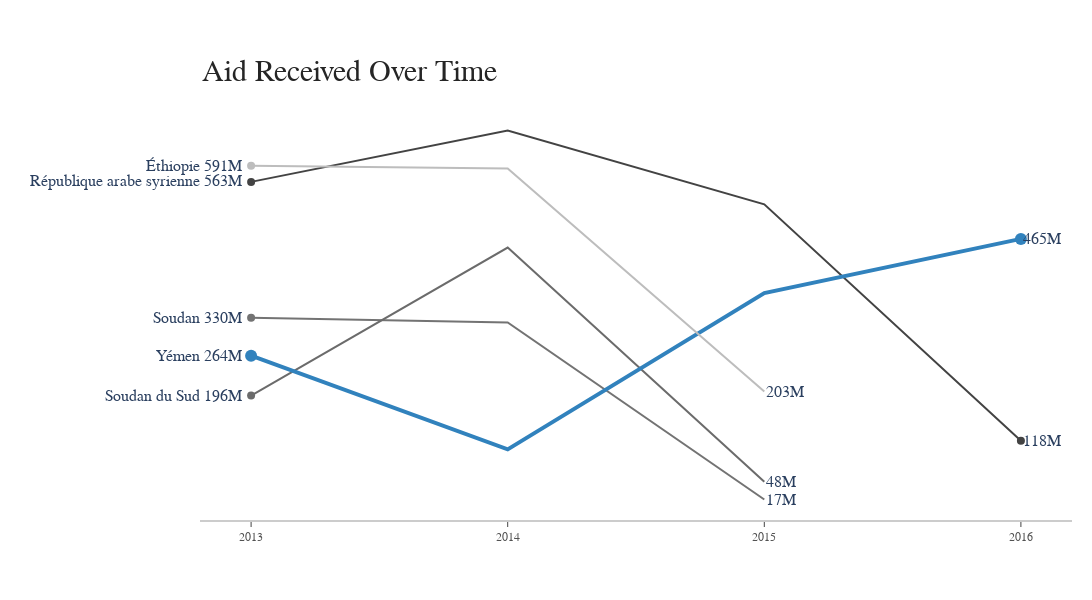

The notebook cell this image was saved under:
### Code cell
# Assuming pivot_df is the DataFrame after pivot
pivot_df = aide_alimentaire_zone.pivot(index='Année', columns='Zone', values='Valeur')

title = 'Aid Received Over Time'
labels = pivot_df.columns.tolist()
colors = ['rgb(67,67,67)', 'rgb(115,115,115)', 'rgb(107,107,107)', 'rgb(49,130,189)', 'rgb(189,189,189)']

mode_size = [8, 8, 8, 12, 8]
line_size = [2, 2, 2, 4, 2]

x_data = pivot_df.index

fig = go.Figure()

# Add a trace for each zone
for i, zone in enumerate(labels):
    y_data = pivot_df[zone].values
    fig.add_trace(go.Scatter(
        x=x_data, y=y_data, mode='lines',
        name=zone,
        line=dict(color=colors[i % len(colors)], width=line_size[i % len(line_size)]),
        connectgaps=True
    ))

    # Endpoints
    fig.add_trace(go.Scatter(
        x=[x_data[0], x_data[-1]],
        y=[y_data[0], y_data[-1]],
        mode='markers',
        marker=dict(color=colors[i % len(colors)], size=mode_size[i % len(mode_size)])
    ))

fig.update_layout(
    xaxis=dict(
        showline=True,
        showgrid=False,
        showticklabels=True,
        linecolor='rgb(204, 204, 204)',
        linewidth=2,
        ticks='outside',
        tickfont=dict(
            family='Arial',
            size=12,
            color='rgb(82, 82, 82)',
        ),
        tickvals=[2013,2014,2015,2016]
    ),
    yaxis=dict(
        showgrid=False,
        zeroline=False,
        showline=False,
        showticklabels=False,
    ),
    autosize=False,
    margin=dict(
        autoexpand=False,
        l=200,
        r=20,
        t=110,
    ),
    showlegend=False,
    plot_bgcolor='white',
)

annotations = []

# Adding labels
for i, zone in enumerate(labels):
    y_data = pivot_df[zone].values
    color = colors[i % len(colors)]
    # Labeling the left side of the plot
    annotations.append(dict(xref='paper', x=0.05, y=y_data[0],
                                  xanchor='right', yanchor='middle',
                                  text=zone + ' {}M'.format(int(y_data[0] / 1_000_000)),
                                  font=dict(family='Arial',
                                            size=16),
                                  showarrow=False))

    # Find the last valid index
    last_valid_index = len(y_data) - 1
    while last_valid_index >= 0 and pd.isna(y_data[last_valid_index]):
        last_valid_index -= 1

    # Labeling the right side of the plot at the last valid index
    if last_valid_index >= 0:
        annotations.append(dict(xref='x', x=x_data[last_valid_index], y=y_data[last_valid_index],
                                      xanchor='left', yanchor='middle',
                                      text='{}M'.format(int(y_data[last_valid_index] / 1_000_000)),
                                      font=dict(family='Arial',
                                                size=16),
                                      showarrow=False))

# Title
annotations.append(dict(xref='paper', yref='paper', x=0.0, y=1.05,
                              xanchor='left', yanchor='bottom',
                              text=title,
                              font=dict(family='Arial',
                                        size=30,
                                        color='rgb(37,37,37)'),
                              showarrow=False))

fig.update_layout(annotations=annotations, width=1500, height=600)

fig.show()

### Figure 1 — Plotly figure (JSON) as saved in the notebook; plotly's stock layout.template omitted (floating-point values rounded to 4 significant figures)
{"data": [{"connectgaps": true, "line": {"color": "rgb(67,67,67)", "width": 2}, "mode": "lines", "name": "République arabe syrienne", "type": "scatter", "x": [2013, 2014, 2015, 2016], "y": [563566000, 651870000, 524949000, 118558000]}, {"marker": {"color": "rgb(67,67,67)", "size": 8}, "mode": "markers", "type": "scatter", "x": [2013, 2016], "y": [563566000, 118558000]}, {"connectgaps": true, "line": {"color": "rgb(115,115,115)", "width": 2}, "mode": "lines", "name": "Soudan", "type": "scatter", "x": [2013, 2014, 2015, 2016], "y": [330230000, 321904000, 17650000, null]}, {"marker": {"color": "rgb(115,115,115)", "size": 8}, "mode": "markers", "type": "scatter", "x": [2013, 2016], "y": [330230000, null]}, {"connectgaps": true, "line": {"color": "rgb(107,107,107)", "width": 2}, "mode": "lines", "name": "Soudan du Sud", "type": "scatter", "x": [2013, 2014, 2015, 2016], "y": [196330000, 450610000, 48308000, null]}, {"marker": {"color": "rgb(107,107,107)", "size": 8}, "mode": "markers", "type": "scatter", "x": [2013, 2016], "y": [196330000, null]}, {"connectgaps": true, "line": {"color": "rgb(49,130,189)", "width": 4}, "mode": "lines", "name": "Yémen", "type": "scatter", "x": [2013, 2014, 2015, 2016], "y": [264764000, 103840000, 372306000, 465574000]}, {"marker": {"color": "rgb(49,130,189)", "size": 12}, "mode": "markers", "type": "scatter", "x": [2013, 2016], "y": [264764000, 465574000]}, {"connectgaps": true, "line": {"color": "rgb(189,189,189)", "width": 2}, "mode": "lines", "name": "Éthiopie", "type": "scatter", "x": [2013, 2014, 2015, 2016], "y": [591404000, 586624000, 203266000, null]}, {"marker": {"color": "rgb(189,189,189)", "size": 8}, "mode": "markers", "type": "scatter", "x": [2013, 2016], "y": [591404000, null]}], "layout": {"annotations": [{"font": {"family": "Arial", "size": 16}, "showarrow": false, "text": "République arabe syrienne 563M", "x": 0.05, "xanchor": "right", "xref": "paper", "y": 563566000, "yanchor": "middle"}, {"font": {"family": "Arial", "size": 16}, "showarrow": false, "text": "118M", "x": 2016, "xanchor": "left", "xref": "x", "y": 118558000, "yanchor": "middle"}, {"font": {"family": "Arial", "size": 16}, "showarrow": false, "text": "Soudan 330M", "x": 0.05, "xanchor": "right", "xref": "paper", "y": 330230000, "yanchor": "middle"}, {"font": {"family": "Arial", "size": 16}, "showarrow": false, "text": "17M", "x": 2015, "xanchor": "left", "xref": "x", "y": 17650000, "yanchor": "middle"}, {"font": {"family": "Arial", "size": 16}, "showarrow": false, "text": "Soudan du Sud 196M", "x": 0.05, "xanchor": "right", "xref": "paper", "y": 196330000, "yanchor": "middle"}, {"font": {"family": "Arial", "size": 16}, "showarrow": false, "text": "48M", "x": 2015, "xanchor": "left", "xref": "x", "y": 48308000, "yanchor": "middle"}, {"font": {"family": "Arial", "size": 16}, "showarrow": false, "text": "Yémen 264M", "x": 0.05, "xanchor": "right", "xref": "paper", "y": 264764000, "yanchor": "middle"}, {"font": {"family": "Arial", "size": 16}, "showarrow": false, "text": "465M", "x": 2016, "xanchor": "left", "xref": "x", "y": 465574000, "yanchor": "middle"}, {"font": {"family": "Arial", "size": 16}, "showarrow": false, "text": "Éthiopie 591M", "x": 0.05, "xanchor": "right", "xref": "paper", "y": 591404000, "yanchor": "middle"}, {"font": {"family": "Arial", "size": 16}, "showarrow": false, "text": "203M", "x": 2015, "xanchor": "left", "xref": "x", "y": 203266000, "yanchor": "middle"}, {"font": {"color": "rgb(37,37,37)", "family": "Arial", "size": 30}, "showarrow": false, "text": "Aid Received Over Time", "x": 0, "xanchor": "left", "xref": "paper", "y": 1.05, "yanchor": "bottom", "yref": "paper"}], "autosize": false, "height": 600, "margin": {"autoexpand": false, "l": 200, "r": 20, "t": 110}, "plot_bgcolor": "white", "showlegend": false, "width": 1500, "xaxis": {"linecolor": "rgb(204, 204, 204)", "linewidth": 2, "showgrid": false, "showline": true, "showticklabels": true, "tickfont": {"color": "rgb(82, 82, 82)", "family": "Arial", "size": 12}, "ticks": "outside", "tickvals": [2013, 2014, 2015, 2016]}, "yaxis": {"showgrid": false, "showline": false, "showticklabels": false, "zeroline": false}}}
